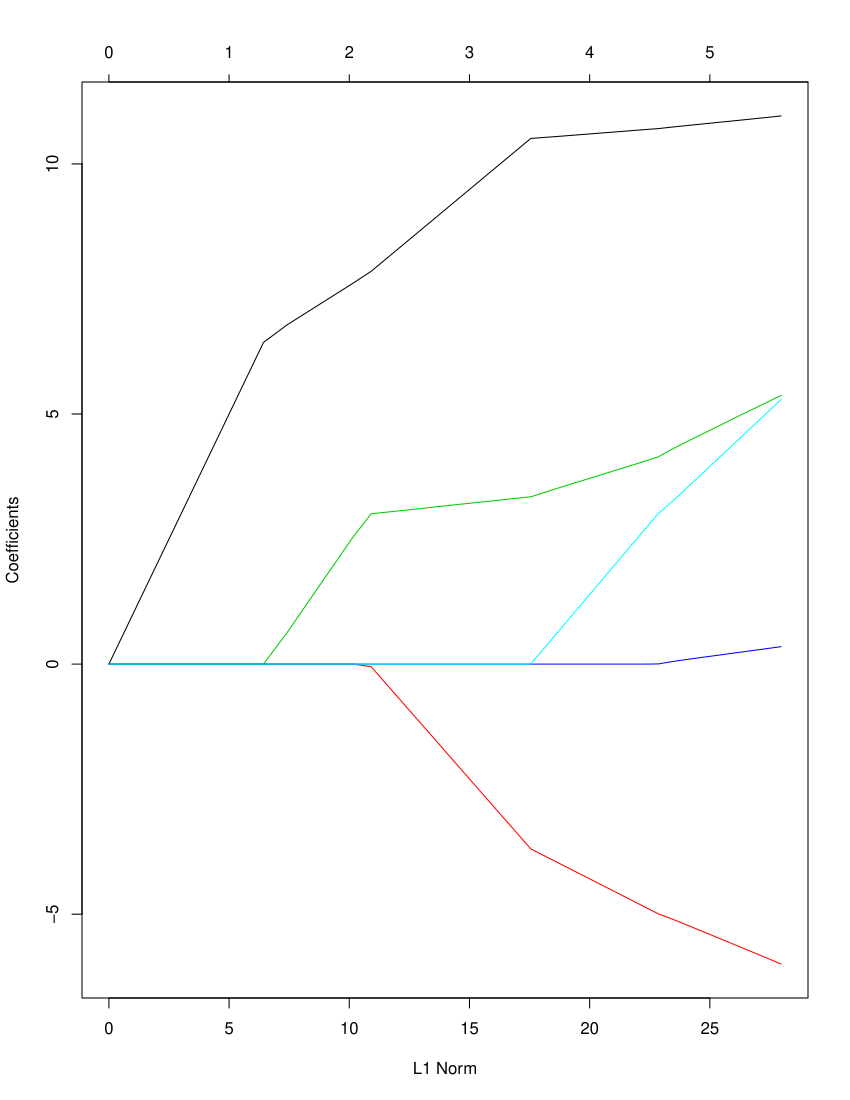

Generate this figure with R:
install.packages("glmnet")
library(glmnet)
X=as.matrix(X)
y=as.vector(y)
p=ncol(X)
X.bar=array(dim=p)
for (j in 1:p) {
  X.bar[j]=mean(X[,j])
  X[,j]=X[,j]-X.bar[j]
}
y.bar=mean(y)
y=y-y.bar
result=glmnet(X,y)
plot(result)
